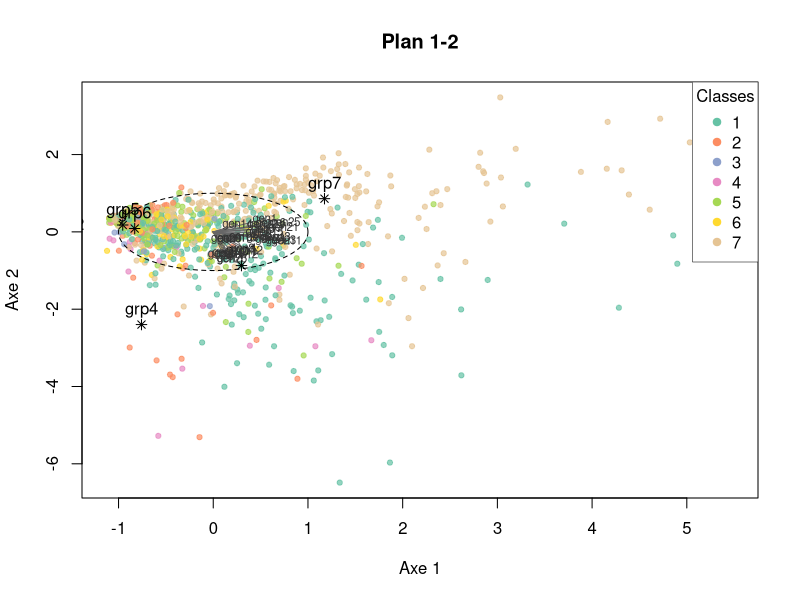
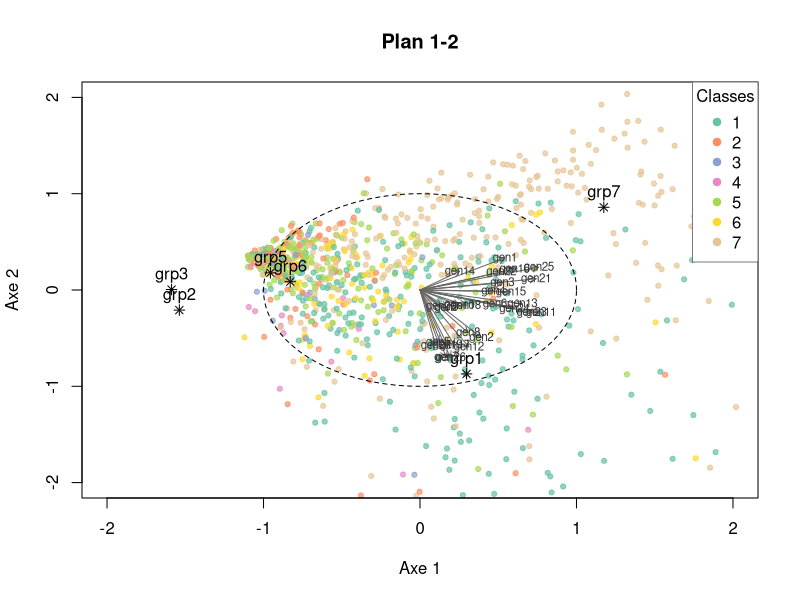
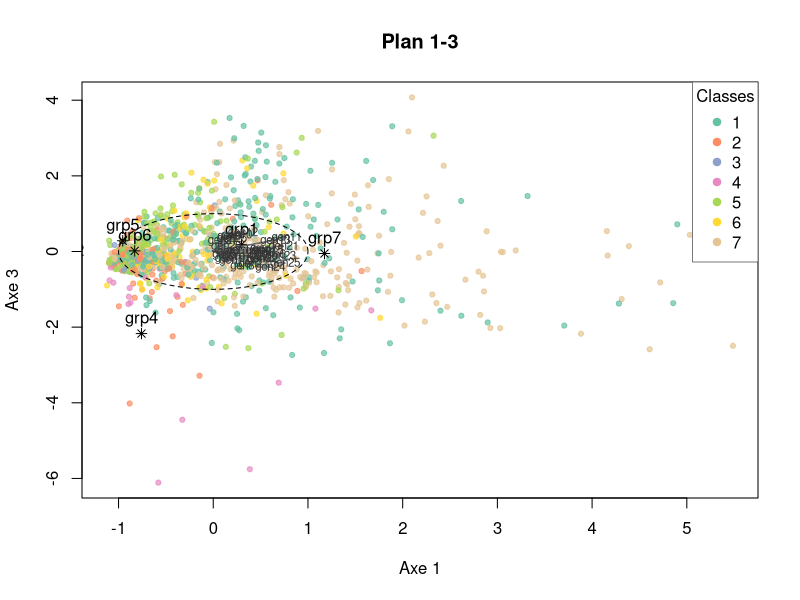
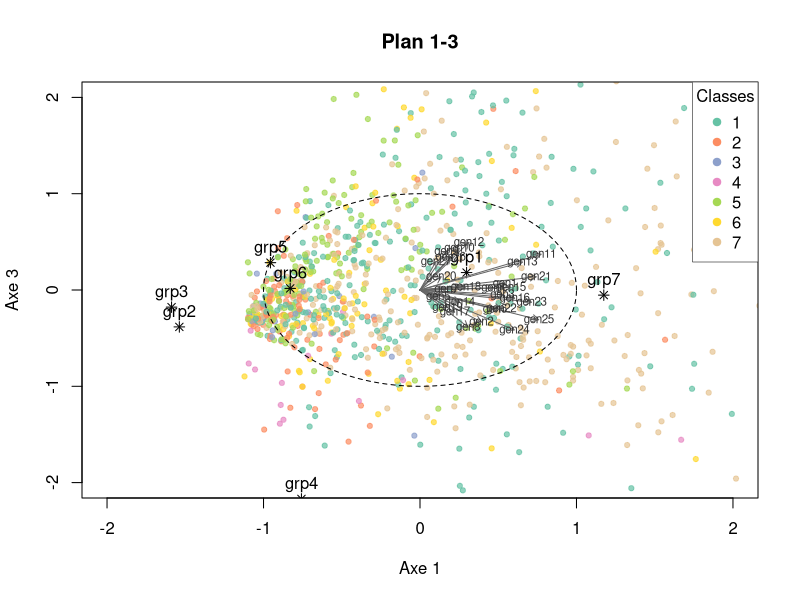
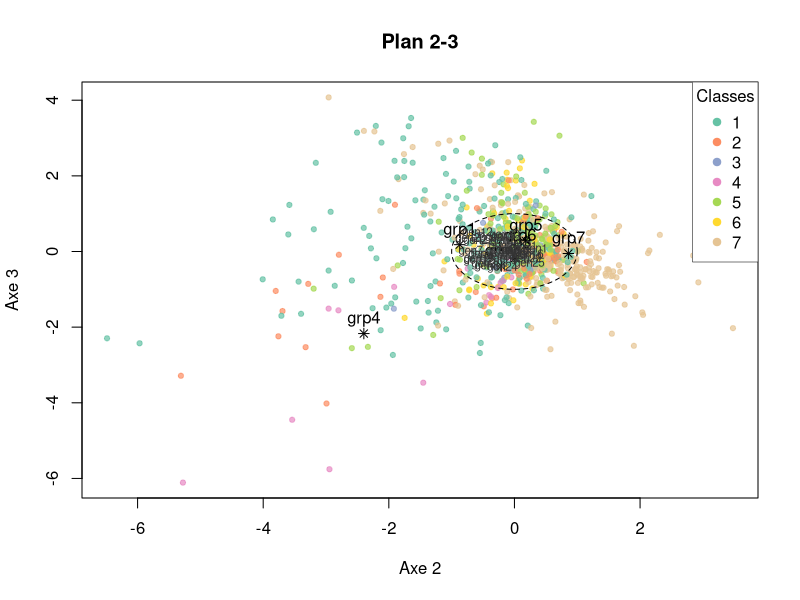
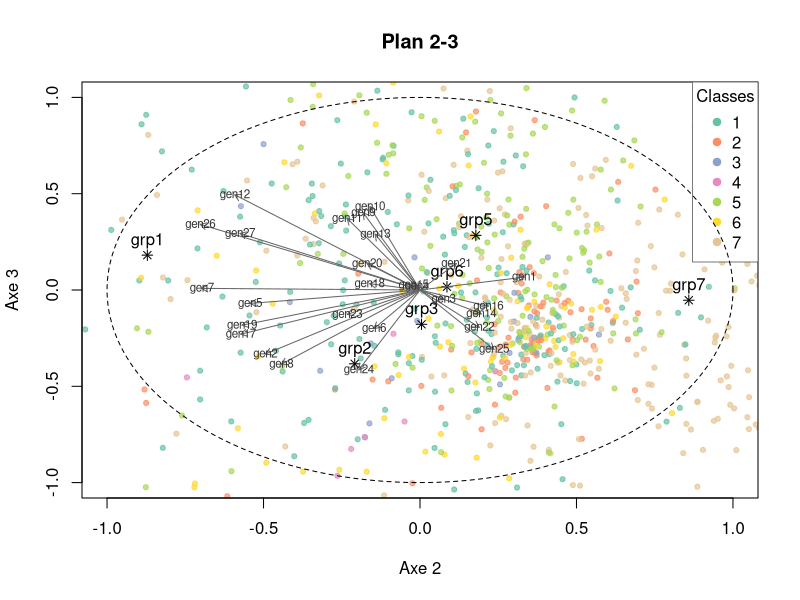

These charts were generated, in order, by the following R code:
## ---- chunk 1

knitr::opts_chunk$set(echo = TRUE)

## ---- chunk 2

# Matrice de pondération diagonale à partir d’un vecteur w

Wmat <- function(w) {
  if (is.null(w)) return(NULL)
  diag(as.numeric(w), nrow = length(w))
}

# Norme pondérée avec w vecteur poids ou W matrice diag

w_norm2 <- function(v, w) {
  if (is.null(w)) return(as.numeric(t(v) %*% v))
  as.numeric(t(v) %*% (w * v))
}

# Produit scalaire pondéré

w_prod <- function(a, b, w) {
  if (is.null(w)) return(as.numeric(t(a) %*% b))
  as.numeric(t(a) %*% (w * b))
}

# Racine symétrique de M (M supposée SPD ou semi-définie)

M_half <- function(M) {
  ev <- eigen(M, symmetric = TRUE)
  vals <- pmax(ev$values, 0)
  vecs <- ev$vectors
  vecs %*% diag(sqrt(vals), length(vals)) %*% t(vecs)
}

# Inverse de la racine symétrique de M (pseudo-inverse si valeurs nulles)

M_half_inv <- function(M) {
  ev <- eigen(M, symmetric = TRUE)
  vals <- ev$values
  vecs <- ev$vectors
  invvals <- ifelse(vals > 0, 1 / sqrt(vals), 0)
  vecs %*% diag(invvals, length(invvals)) %*% t(vecs)
}

## ---- chunk 3

adpls_part1 <- function(X, Y, H = 2, w = NULL, M = NULL, center_scale = TRUE) {
  
# Conversion explicite en matrices et extraction des dimensions
  X <- as.matrix(X)
  Y <- as.matrix(Y)
  n <- nrow(X)
  p <- ncol(X)
  
# Vérification : X et Y doivent décrire les mêmes individus
  if (nrow(Y) != n) stop(" X et Y doivent avoir le même nombre de lignes (individus)")

# Construction du vecteur de poids w 
  if (is.null(w)) w <- rep(1 / n, n)
  w <- as.numeric(w)
  if (length(w) != n) stop("Longueur de w différente de n (nrow(X))")
  W <- diag(w)
  
# Centrage-réduction éventuel de X
  if (center_scale) X <- scale(X, center = TRUE, scale = TRUE)
  
# Matrice métrique M (M = I par défaut)
  if (is.null(M)) M <- diag(1, p)
  if (!all(dim(M) == c(p, p))) stop("M doit être p x p")
  
# Calcul de racines de M
  sqrtM <- M_half(M)
  inv_sqrtM <- M_half_inv(M)
  
# Projecteur Pi_Y
  YYw <- t(Y) %*% (W %*% Y)
  inv_YYw <- solve(YYw)
  PiY <- Y %*% inv_YYw %*% t(Y) %*% W
  
# Projection de X sur l'espace de Y
  Xhat <- PiY %*% X
  
# Matrice E (pour la diagonalisation)
  E <- t(Xhat) %*% (W %*% Xhat)
  
# Réservation des objets de sortie
  if (is.null(H) || !is.numeric(H) || H < 1) stop("H doit être un entier positif")
  H <- as.integer(H)
  U_list <- vector("list", H) 
  F <- matrix(0, n, H)
  Ftilde <- matrix(0, n, H)
  
# Boucle sur h = 1...H
  for (h in seq_len(H)) {
    if (h == 1) {
      
# Première composante : diagonalisation de E* = M^{1/2} E M^{1/2}
      Estar <- sqrtM %*% E %*% sqrtM
      ev <- eigen(Estar, symmetric = TRUE)
      
# Vecteur propre principal en métrique transformée
      ustar <- ev$vectors[, 1]
      
# Retour dans l'espace u : u = M^{-1/2} u*
      u <- inv_sqrtM %*% ustar
      
# Normalisation selon la contrainte u'Mu = 1
      unorm <- as.numeric(t(u) %*% (M %*% u))
      if (unorm <= 0) stop("Norme u'Mu non strictement positive")
      u <- u / sqrt(unorm)
      
    } else {
      
# Construction de D' = F_{h-1}' W X
      Fprev <- F[, 1:(h - 1), drop = FALSE]
      Dprime <- t(Fprev) %*% (W %*% X)
      D <- t(Dprime)
      
# Construction de Pi_{D^\perp} = I - D(D'MD)^{-1}D'M
      inner <- t(D) %*% (M %*% D)
      inv_inner <- solve(inner)
      PiDperp <- diag(1, p) - D %*% inv_inner %*% t(D) %*% M
      
# Matrice à diagonaliser : M^{1/2} Pi_{D^\perp} E M Pi_{D^\perp}' M^{1/2}
      Estar_proj <- sqrtM %*% PiDperp %*% E %*% t(PiDperp) %*% sqrtM
      ev <- eigen(Estar_proj, symmetric = TRUE)
      
# Premier vecteur propre dans l’espace réduit
      ustar <- ev$vectors[, 1]
      u <- inv_sqrtM %*% ustar
      
# Normalisation selon la contrainte u'Mu = 1
      unorm <- as.numeric(t(u) %*% (M %*% u))
      if (unorm <= 0) stop(paste("Norme u'Mu non positive (h=", h, ")", sep = ""))
      u <- u / sqrt(unorm)
    }
    
# Calcul du score f_h = X M u
    f_h <- X %*% (M %*% u)
    
# Normalisation pondérée : f_tilde_h = f_h / ||f_h||_W
    fnorm2 <- as.numeric(t(f_h) %*% (W %*% f_h))
    if (fnorm2 <= 0) stop(paste("Norme de f_h <= 0 (h=", h, ")", sep = ""))
    ftilde_h <- f_h / sqrt(fnorm2)
    
# Stockage des résultats
    U_list[[h]] <- as.numeric(u)
    F[, h] <- as.numeric(f_h)
    Ftilde[, h] <- as.numeric(ftilde_h)
  }
  
# Conversion de la liste de vecteurs en matrice p x H
  U_mat <- do.call(cbind, U_list)
  colnames(U_mat) <- paste0("u", seq_len(ncol(U_mat)))
  colnames(F) <- paste0("f", seq_len(ncol(F)))
  colnames(Ftilde) <- paste0("f_tilde", seq_len(ncol(Ftilde)))
  
  return(list(U = U_mat, F = F, Ftilde = Ftilde, Xhat = Xhat, 
              E = E, PiY = PiY, M = M, w = w))
}
## ---- chunk 4

adpls_part2 <- function(X, Y, H = 2, w = NULL, M = NULL, center_scale = TRUE) {
  
# Réutilise la fonction adpls_part1
  part1 <- adpls_part1(X, Y, H, w, M, center_scale)
  
# Préparation des objets utiles
  X <- as.matrix(X)
  if (center_scale) X <- scale(X,             # centrer-réduire X si nécessaire
                               center = TRUE, 
                               scale = TRUE)   
  n <- nrow(X)
  W <- diag(part1$w)
  M <- part1$M
  F <- part1$F
  U <- part1$U
  Xhat <- part1$Xhat
  E <- part1$E
  
# Calcul de l'inertie totale sur X transformé
  total_inertia <- sum(diag(t(X) %*% (W %*% X)))
  
# Réservation des vecteurs résultats
  S_vec <- numeric(H)
  R2_vec <- numeric(H)
  
# Boucle sur h
  for (h in seq_len(H)) {
    
# Extraction de f_h
    f_h <- F[, h, drop = FALSE]
    
# Norme pondérée
    fnorm2 <- as.numeric(t(f_h) %*% (W %*% f_h))
    
# Calcul de S(f_h)
    S_vec[h] <- fnorm2 / total_inertia
    
# Projection PiY*f_h
    fhat_h <- part1$PiY %*% f_h
    
# Norme pondérée de la projection
    top_val <- as.numeric(t(fhat_h) %*% (W %*% fhat_h))
    
# Calcul du coefficient de détermination R²
    R2_vec[h] <- top_val / fnorm2
  }
  
# Ajout des indicateurs au résultat final
  part1$S <- S_vec
  part1$R2 <- R2_vec
  
  return(part1)
}

## ---- chunk 5

adpls_part3 <- function(X, Y, H = 2, w = NULL, M = NULL, center_scale = TRUE) {

# Réutilise la fonction adpls_part2
  part2 <- adpls_part2(X, Y, H, w, M, center_scale)
  
# Préparation des objets utiles
  W <- diag(part2$w)
  F <- part2$F
  Y <- as.matrix(Y)
  
# Calcul des centres de gravité : G = (Y'WY)^{-1} Y'WF
  YtWY <- t(Y) %*% W %*% Y
  YtWF <- t(Y) %*% W %*% F
  G <- solve(YtWY, YtWF)
  
  rownames(G) <- colnames(Y)
  colnames(G) <- paste0("Axe_", seq_len(H))
  
# Ajout des résultats
  part2$centers <- G
  
  return(part2)
}

## ---- chunk 6
adpls_part4 <- function(X, Y, H = 2, w = NULL, M = NULL, center_scale = TRUE) {

# réutilise la fonction adpls_part3
  part3 <- adpls_part3(X, Y, H, w, M, center_scale)
  
# préparation des objets utiles
  W <- diag(part3$w)
  F <- part3$F
  
# X supposé centré-réduit
  X <- scale(X, center = TRUE, scale = TRUE)
  n <- nrow(X)
  p <- ncol(X)
  
# matrice des corrélations
  C <- matrix(0, nrow = p, ncol = H)
  
# corrélations pondérées entre X_j et f_h
  for (j in 1:p) {
    xj <- X[, j]
    norm_xj <- sqrt(as.numeric(t(xj) %*% (W %*% xj)))
    
    for (h in 1:H) {
      fh <- F[, h]
      norm_fh <- sqrt(as.numeric(t(fh) %*% (W %*% fh)))
      if (norm_xj == 0 || norm_fh == 0) {
        C[j, h] <- 0
      } else {
        C[j, h] <- as.numeric(t(xj) %*% (W %*% fh)) / (norm_xj * norm_fh)
      }
    }
  }
  
  rownames(C) <- colnames(X)
  colnames(C) <- paste0("Axe_", seq_len(H))
  
# résultats
  part3$var_coords <- C
  
  return(part3)
}
## ---- chunk 7
adpls_full <- function(X, Y, H=2, w=NULL, M=NULL, center_scale=TRUE){
  
# fonctions utilitaires internes
Wmat <- function(w) {
  if (is.null(w)) return(NULL)
  diag(as.numeric(w), nrow = length(w))
}

w_norm2 <- function(v, w) {
  if (is.null(w)) return(sum(v^2))
  as.numeric(t(v) %*% (w * v))
}

w_prod <- function(a, b, w) {
  if (is.null(w)) return(as.numeric(t(a) %*% b))
  as.numeric(t(a) %*% (w * b))
}

M_half <- function(M) {
  ev <- eigen(M, symmetric = TRUE)
  vals <- pmax(ev$values, 0)
  vecs <- ev$vectors
  vecs %*% diag(sqrt(vals), length(vals)) %*% t(vecs)
}

M_half_inv <- function(M) {
  ev <- eigen(M, symmetric = TRUE)
  vals <- ev$values
  vecs <- ev$vectors
  invvals <- ifelse(vals > 0, 1 / sqrt(vals), 0)
  vecs %*% diag(invvals, length(invvals)) %*% t(vecs)
}
 
 if (is.null(w)) w <- rep(1 / nrow(X), nrow(X))
  
# étapes de calcul
  part1 <- adpls_part1(X = X, Y = Y, H = H, w = w, M = M, center_scale = center_scale)
  part2 <- adpls_part2(X = X, Y = Y, H = H, w = w, M = M, center_scale = center_scale)
  part3 <- adpls_part3(X = X, Y = Y, H = H, w = w, M = M, center_scale = center_scale)
  part4 <- adpls_part4(X = X, Y = Y, H = H, w = w, M = M, center_scale = center_scale)

 # résultats 
  return(list(F=part1$F, 
              Ftilde=part1$Ftilde,
              S=part2$S, 
              R2=part2$R2,
              centers=part3$centers,
              var_coords=part4$var_coords))
}
## ---- chunk 8
library(RColorBrewer)

plot_adpls <- function(out, Y = NULL, Y_labels = NULL, h = 1, m = 2,
                       show_variables = TRUE, circle = TRUE,
                       main = NULL, cex_ind = 0.7, cex_cent = 1.0,
                       xlim = NULL, ylim = NULL) {

  Ftilde <- out$Ftilde
  centers <- out$centers
  var_coords <- out$var_coords
  n <- nrow(Ftilde)
  
# identification des étiquettes de classes
  if (is.null(Y_labels) & !is.null(Y)) {
    lab <- apply(Y, 1, function(r) which(r == 1))
    Y_labels <- factor(lab)
  } else if (is.null(Y_labels)) {
    stop("Y_labels ou Y doivent être fournis!")
  }
  
# individus
  xind <- Ftilde[, h]
  yind <- Ftilde[, m]
  classes <- as.factor(Y_labels)
  cols <- rainbow(length(levels(classes)))
  
# palette de couleurs
  n_classes <- length(levels(classes))
  cols <- brewer.pal(min(max(n_classes, 3), 8), "Set2")
  if (n_classes > 8) cols <- rep(cols, length.out = n_classes)
  
# tracé des individus
  plot(xind, yind,
       col = adjustcolor(cols[as.numeric(classes)], alpha.f = 0.7),
       pch = 19,
       cex = cex_ind,
       xlab = paste0("Axe ", h),
       ylab = paste0("Axe ", m),
       main = main,
       bg = "white",
       xlim = xlim,
       ylim = ylim)
  
legend("topright",
       legend = levels(classes),
       col = cols,
       pch = 19,
       cex = 1,
       title = "Classes",
       bg = "white",
       box.lwd = 0.5, 
       box.col = "black",
       text.col = "black")
  
# centres de gravité
  points(centers[, h], centers[, m], col = "black", pch = 8, cex = cex_cent)
  text(centers[, h], centers[, m], labels = rownames(centers), pos = 3)
  
# variables dans le plan
  if (show_variables) {
    arrows(rep(0, nrow(var_coords)), rep(0, nrow(var_coords)),
           var_coords[, h], var_coords[, m],
           length = 0.07, col = "grey40", lwd = 1)
    
    text(var_coords[, h], var_coords[, m],
         labels = rownames(var_coords),
         cex = 0.7, col = "grey20")
    
# cercle unité pour corrélations
    if (circle) {
      angles <- seq(0, 2*pi, length.out = 200)
      lines(cos(angles), sin(angles), lty = 2, col = "black")
    }
  }
}

# opérateur utilitaire : renvoie a si non nul, sinon b
`%||%` <- function(a, b) if (!is.null(a)) a else b
## ---- chunk 9
data <- read.table("Datagenus.csv", header = TRUE)
X <- scale(as.matrix(data[, paste0("gen", 1:27)]), center = TRUE, scale = TRUE)
grp <- as.factor(data$forest)
Y <- model.matrix(~ grp - 1)
## ---- chunk 10
M1 <- diag(1, ncol(X))

#adls
out1 <- adpls_full(X, Y, H = 3, w = rep(1 / nrow(X), nrow(X)), M = M1, center_scale = FALSE)

data.frame(
  Axe = 1:3,
  S = round(out1$S, 3),
  R2 = round(out1$R2, 3),
  Discriminant = round(out1$S * out1$R2, 3)
)
## ---- chunk 11
X2 <- as.matrix(data[, paste0("gen", 1:27)])
grp <- as.factor(data$forest)
Y <- model.matrix(~ grp- 1)

variances2 <- apply(X2, 2, var)
M2 <- diag(1 / variances2)

# standartisation
X_scaled2 <- scale(X, center = TRUE, scale = TRUE)

# adpls
out_M2 <- adpls_full(X_scaled2, Y, H = 3, M = M2)

# S, R2, Discriminant
data.frame(
  Axe = 1:3,
  S = round(out_M2$S, 3),
  R2 = round(out_M2$R2, 3),
  Discriminant = round(out_M2$S * out_M2$R2, 3)
)
## ---- chunk 12
data <- read.table("Datagenus.csv", header = TRUE)

X <- scale(as.matrix(data[, paste0("gen", 1:27)]), center = TRUE, scale = TRUE)
grp <- as.factor(data$forest)
Y <- model.matrix(~ grp - 1)

#choosing M
M <- diag(1, ncol(X))

#adls
out <- adpls_full(X, Y, H = 3, w = rep(1 / nrow(X), nrow(X)), M = M, center_scale = FALSE)

data.frame(
  Axe = 1:3,
  S = round(out$S, 3),
  R2 = round(out$R2, 3),
  Discriminant = round(out$S * out$R2, 3)
)
## ---- chunk 13
plot12 <- plot_adpls(out, Y = Y, Y_labels = grp, h = 1, m = 2, show_variables = TRUE, main = "Plan 1-2")
## ---- chunk 14
plot_adpls(
  out,
  Y = Y,
  Y_labels = grp,
  h = 1,
  m = 2,
  show_variables = TRUE,
  main = "Plan 1-2",
  xlim = c(-2, 2),
  ylim = c(-2, 2)
)
## ---- chunk 15
plot13 <- plot_adpls(out, Y = Y, Y_labels = grp, h = 1, m = 3, show_variables = TRUE, main = "Plan 1-3")
## ---- chunk 16
plot_adpls(
  out,
  Y = Y,
  Y_labels = grp,
  h = 1,
  m = 3,
  show_variables = TRUE,
  main = "Plan 1-3",
  xlim = c(-2, 2),
  ylim = c(-2, 2)
)
## ---- chunk 17
plot23 <- plot_adpls(out, Y = Y, Y_labels = grp, h = 2, m = 3, show_variables = TRUE, main = "Plan 2-3")
## ---- chunk 18
plot_adpls(
  out,
  Y = Y,
  Y_labels = grp,
  h = 2,
  m = 3,
  show_variables = TRUE,
  main = "Plan 2-3",
  xlim = c(-1, 1),
  ylim = c(-1, 1)
)
